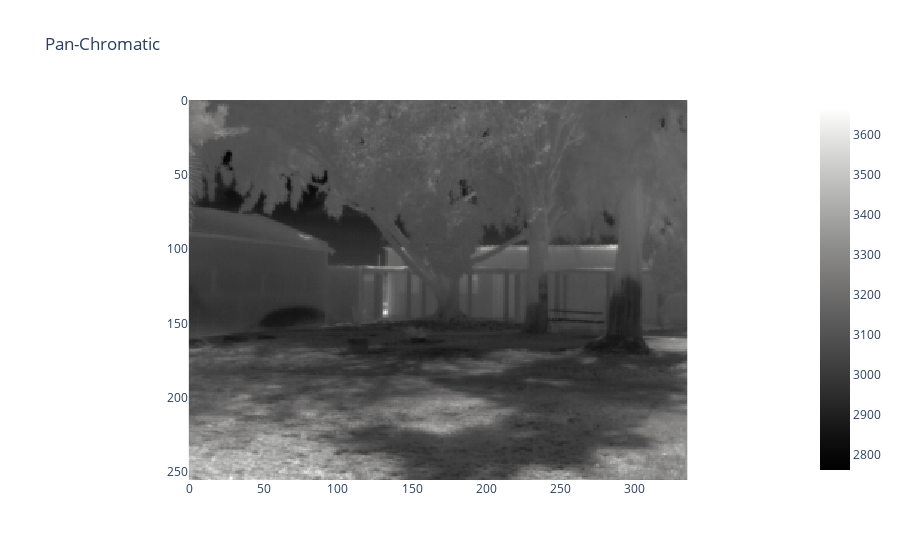
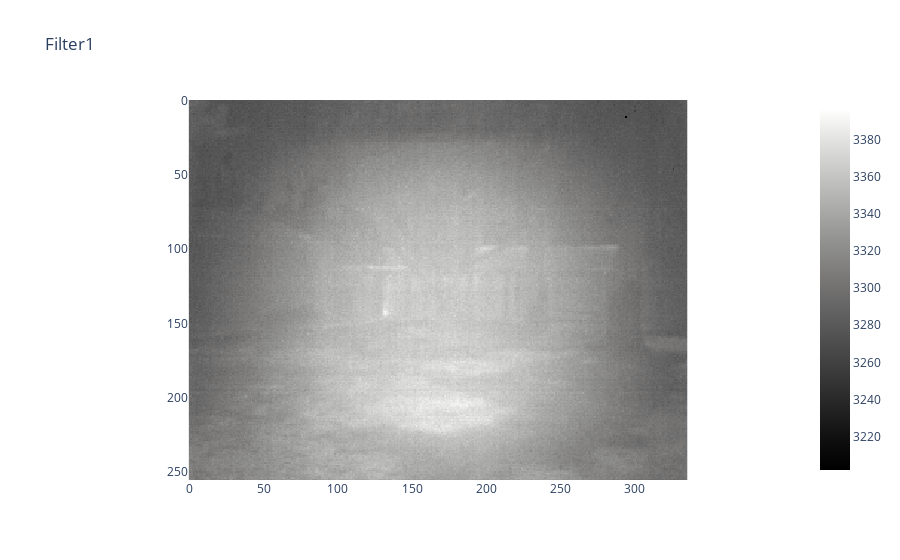

Notebook code cell kept with these figures, in order:
### Markdown cell above
# Problem Description
When capturing real-world scenes using TAU2, an unexpected and unclear spherical distortion appears when applying an IR filter.
This artifact only appears when applying a filter, as can be seen from the following example:

### Code cell
import plotly.express as px
import plotly.graph_objects as go
from plotly.subplots import make_subplots
import numpy as np
from pathlib import Path
import matplotlib.pyplot as plt

data_base_dir = Path(
    r"C:\Users\omriber\Documents\Thesis\MultiSpectralCtrl\download")

data_fname = "cnt1_20210830_h15m53s38.npy"
data = np.load(Path(data_base_dir, data_fname))

fig = make_subplots(1, 2)
fig = px.imshow(data[0, 0], color_continuous_scale='gray',
                title="Pan-Chromatic")

fig.show()
fig = px.imshow(data[1, 0], color_continuous_scale='gray', title="Filter1")
fig.show()

### Figure 1 — Plotly figure (JSON) as saved in the notebook; plotly's stock layout.template omitted (floating-point values rounded to 4 significant figures; data arrays with more than 128 entries replaced by an {"elided": "..."} marker saying what was removed)
{"data": [{"coloraxis": "coloraxis", "hovertemplate": "x: %{x}<br>y: %{y}<br>color: %{z}<extra></extra>", "name": "0", "type": "heatmap", "xaxis": "x", "yaxis": "y", "z": {"elided": "256x336 int values"}}], "layout": {"coloraxis": {"colorscale": [[0, "rgb(0, 0, 0)"], [0.09091, "rgb(16, 16, 16)"], [0.1818, "rgb(38, 38, 38)"], [0.2727, "rgb(59, 59, 59)"], [0.3636, "rgb(81, 80, 80)"], [0.4545, "rgb(102, 101, 101)"], [0.5455, "rgb(124, 123, 122)"], [0.6364, "rgb(146, 146, 145)"], [0.7273, "rgb(171, 171, 170)"], [0.8182, "rgb(197, 197, 195)"], [0.9091, "rgb(224, 224, 223)"], [1, "rgb(254, 254, 253)"]]}, "title": {"text": "Pan-Chromatic"}, "xaxis": {"anchor": "y", "constrain": "domain", "domain": [0, 1], "scaleanchor": "y"}, "yaxis": {"anchor": "x", "autorange": "reversed", "constrain": "domain", "domain": [0, 1]}}}

### Figure 2 — Plotly figure (JSON) as saved in the notebook; plotly's stock layout.template omitted (floating-point values rounded to 4 significant figures; data arrays with more than 128 entries replaced by an {"elided": "..."} marker saying what was removed)
{"data": [{"coloraxis": "coloraxis", "hovertemplate": "x: %{x}<br>y: %{y}<br>color: %{z}<extra></extra>", "name": "0", "type": "heatmap", "xaxis": "x", "yaxis": "y", "z": {"elided": "256x336 int values"}}], "layout": {"coloraxis": {"colorscale": [[0, "rgb(0, 0, 0)"], [0.09091, "rgb(16, 16, 16)"], [0.1818, "rgb(38, 38, 38)"], [0.2727, "rgb(59, 59, 59)"], [0.3636, "rgb(81, 80, 80)"], [0.4545, "rgb(102, 101, 101)"], [0.5455, "rgb(124, 123, 122)"], [0.6364, "rgb(146, 146, 145)"], [0.7273, "rgb(171, 171, 170)"], [0.8182, "rgb(197, 197, 195)"], [0.9091, "rgb(224, 224, 223)"], [1, "rgb(254, 254, 253)"]]}, "title": {"text": "Filter1"}, "xaxis": {"anchor": "y", "constrain": "domain", "domain": [0, 1], "scaleanchor": "y"}, "yaxis": {"anchor": "x", "autorange": "reversed", "constrain": "domain", "domain": [0, 1]}}}
